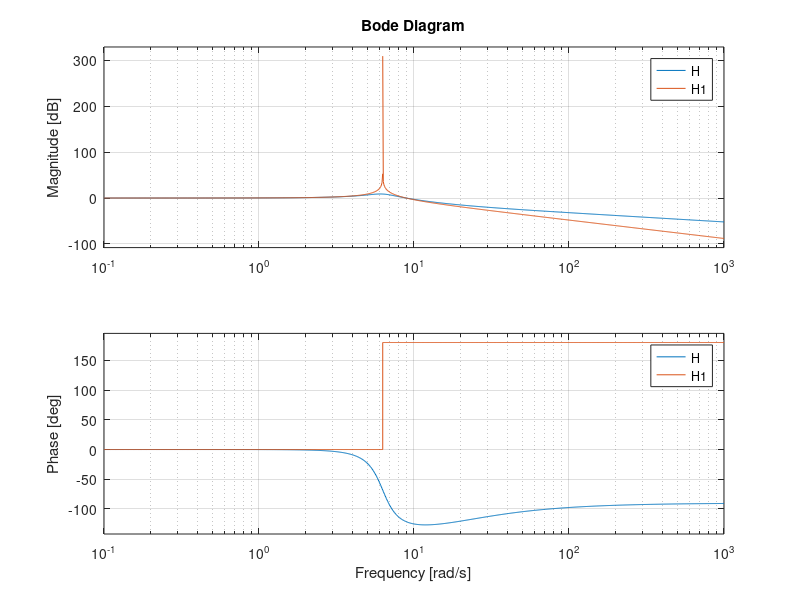
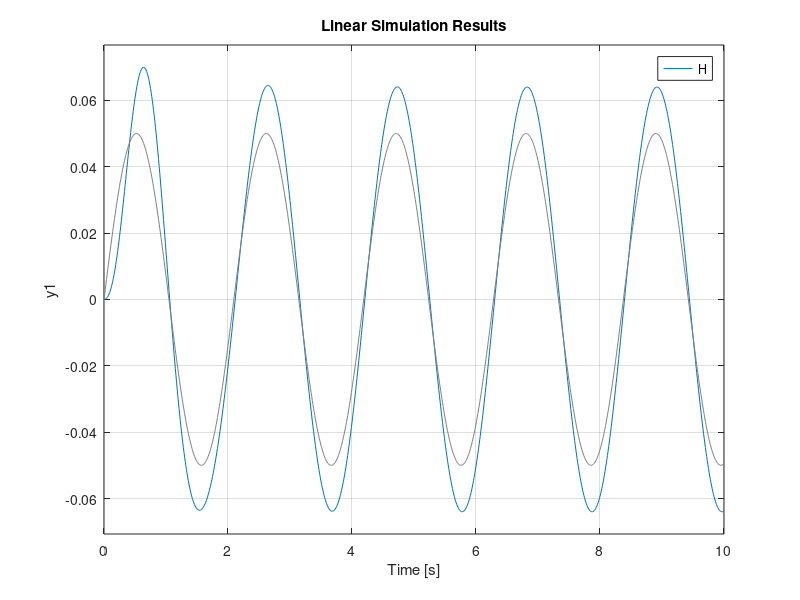
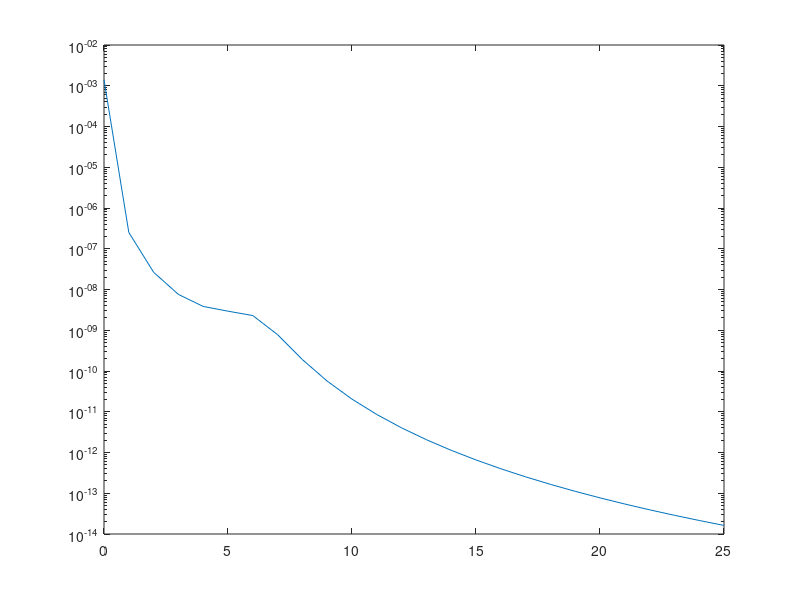

Reproduce these figures in MATLAB, in order.
%%TASK 1.1
m_p = 0.16; %kg
c_p = 0.4; %Ns/m
k_p = 6.32; %N/m
c_p1 = 0;

w_n = sqrt(k_p/m_p);
zeta= c_p/(2*sqrt(k_p*m_p));
zeta1 = c_p1/(2*sqrt(k_p*m_p));
%%TASK 1.3
H = tf([0,2*zeta*w_n,w_n^2],[1,2*zeta*w_n,w_n^2]);
H1 = tf([0,2*zeta1*w_n,w_n^2],[1,2*zeta1*w_n,w_n^2]);
% fr= 0:0.01:100;
% [mag,phase,wout] = bode(H1,fr);
bode(H,H1);


%% task 1.3

%% sine excitation
t = 0:0.01:10;
excitation_sin = 0.05*sin(3*t);

% figure()
% plot(t,excitation_sin)

figure()
lsim(H,excitation_sin,t) % sine excitation
 %% Impulse
stepinput = 0.05*ones([1 length(t)]);
for i = 101:length(t)
   stepinput(i) = 0; 
end

figure()
lsim(H,stepinput,t) % impulse excitation

 %%PSD
w = 0:25;
PSD = (4.028e-7)./((2.88e-4)+(0.68*w.^2)+w.^4);
Hfreqdomain = freqresp(H,w);
H = abs(Hfreqdomain(:))';
PSD = H.^2.*PSD;

semilogy(w,PSD)


